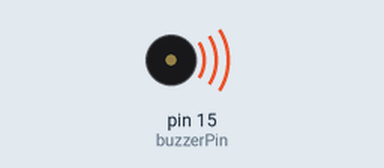
Bench run of a sketch on a simulated Arduino Uno, built with avr-gcc and run on an emulated ATmega328P. On the bench: buzzer (waves = sounding).

Above: at 0.3 s.
At 9.8 s:
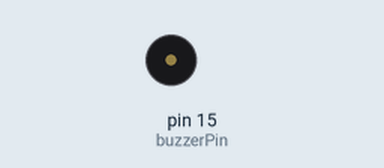
Timing chart, 0 to 10.4 s (numbered marks = the images above):
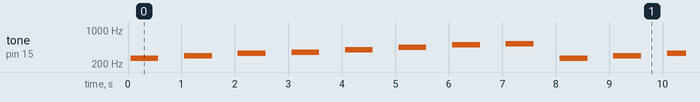

Measured:
- by itself, tone on pin 15 (buzzerPin): repeats every 8.0 s: silent 0.48 s, 294 Hz 0.52 s, silent 0.48 s, 329 Hz 0.52 s, silent 0.48 s, 348 Hz 0.52 s, silent 0.48 s, 391 Hz 0.52 s, silent 0.48 s, 439 Hz 0.52 s, silent 0.48 s, 492 Hz 0.52 s, silent 0.48 s, 521 Hz 0.52 s, silent 0.49 s, 262 Hz 0.52 s

The sketch:

passive_buzzer.ino
```cpp
// Define the pin for the passive buzzer
const int buzzerPin = 15; // Use any PWM-capable GPIO pin on the RP2040

// Function to play a tone on the passive buzzer
void playTone(int frequency, int duration) {
  // Convert frequency to a PWM period
  int period = 1000000L / frequency; // Period in microseconds (frequency in Hz)
  int halfPeriod = period / 2;       // Half of the period

  // Play the tone for the specified duration
  for (long time = 0; time < duration * 1000L; time += period) {
    digitalWrite(buzzerPin, HIGH);  // Set buzzerPin to HIGH
    delayMicroseconds(halfPeriod);  // Wait for half the period
    digitalWrite(buzzerPin, LOW);   // Set buzzerPin to LOW
    delayMicroseconds(halfPeriod);  // Wait for the other half of the period
  }
}

void setup() {
  // Set buzzerPin as OUTPUT
  pinMode(buzzerPin, OUTPUT);
}

void loop() {
  // Play a simple melody
  playTone(262, 500); // C4 - 262 Hz
  delay(500);
  playTone(294, 500); // D4 - 294 Hz
  delay(500);
  playTone(330, 500); // E4 - 330 Hz
  delay(500);
  playTone(349, 500); // F4 - 349 Hz
  delay(500);
  playTone(392, 500); // G4 - 392 Hz
  delay(500);
  playTone(440, 500); // A4 - 440 Hz
  delay(500);
  playTone(494, 500); // B4 - 494 Hz
  delay(500);
  playTone(523, 500); // C5 - 523 Hz
  delay(500);
}

// // Define pin for the passive buzzer
// const int buzzerPin = 15; // GPIO pin connected to the buzzer

// void setup() {
//   // Setup pin mode for buzzerPin
//   pinMode(buzzerPin, OUTPUT);
// }

// void loop() {
//   // Make the buzzer pin HIGH and LOW in quick succession to produce sound

//   // Turn the pin HIGH
//   digitalWrite(buzzerPin, HIGH);
//   delay(500); // Small delay to create a pulse

//   // Turn the pin LOW
//   digitalWrite(buzzerPin, LOW);
//   delay(500); // Small delay to create a pulse

//   // This loop will continue, producing a simple tone
// }
```
